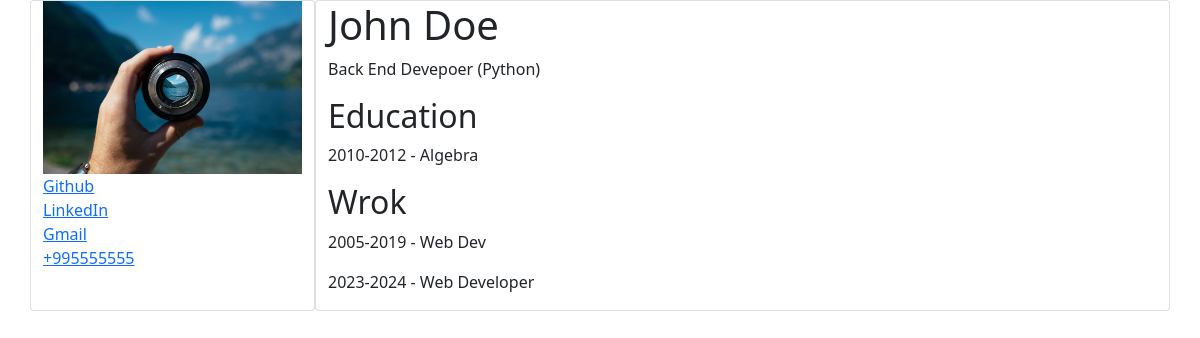
The app's page /about, older data.
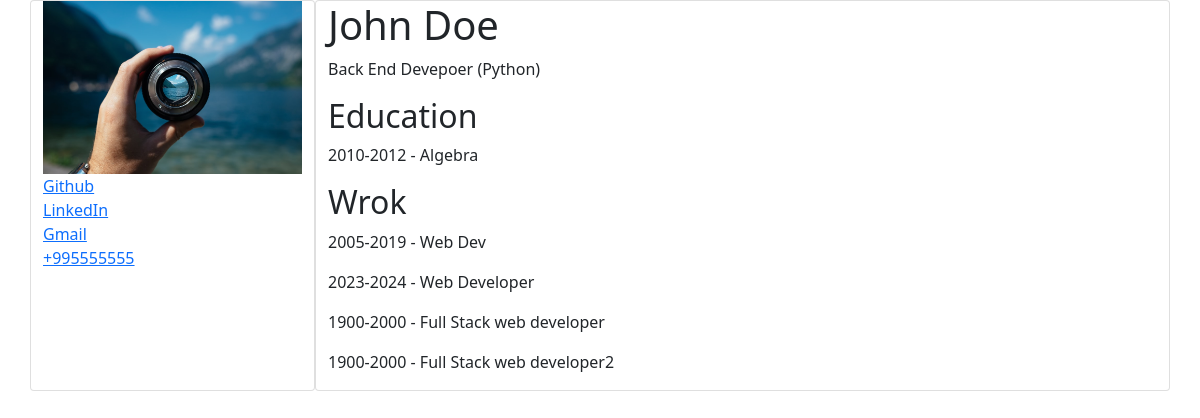
The same page, newer data.
### main.py (models this page shows, shortened)
class Edu (db.Model):
    id = db.Column(db.Integer, primary_key=True)
    start = db.Column(db.String(20))
    finish = db.Column(db.String(20), nullable=True)
    curse = db.Column(db.String(220),nullable=False)
    description = db.Column(db.Text)

class Work (db.Model):
    id = db.Column(db.Integer, primary_key=True)
    start = db.Column(db.String(20))
    finish = db.Column(db.String(20), nullable=True)
    position = db.Column(db.String(220),nullable=False)
    description = db.Column(db.Text)
    def __repr__(self):
        return '<Work %r>' % self.position

### main.py (the view)
@app.route("/about")
def about():
    working = Work.query.all()
    edu = Edu.query.all()
    print(working)
    return render_template("about.html", education=edu, working=working)

### templates/about.html (shortened to what this page needs)
{% extends "base.html" %}
{% block content %}
        <div class="row">
          <div class="col-3 card">
            <img src="{{url_for('static', filename='images/image001.jpeg')}}" alt="image">
            <a href="#">Github</a>
            <a href="#">LinkedIn</a>
            <a href="#">Gmail</a>
            <a href="#">+995555555</a>
          </div>
          <div class="col card">
            <div>
                <h1> John Doe </h1>
                <p>Back End Devepoer (Python)</p>
            </div>
            <div>
              <h2> Education </h2>
              {% for edu in education %}
              <p>{{ edu.start}}-{{ edu.finish}} - {{ edu.curse }}</p>
              {% endfor %}
          </div>
            <div>
                <h2> Wrok </h2>
                {% for work in working %}
                <p>{{ work.start}}-{{ work.finish}} - {{ work.position }}</p>
                {% endfor %}
            </div>
        </div>
{% endblock %}

Row changes from the older to the newer data that the page shows:
added Work: start "1900", finish "2000", position "Full Stack web developer"
added Work: start "1900", finish "2000", position "Full Stack web developer2"
